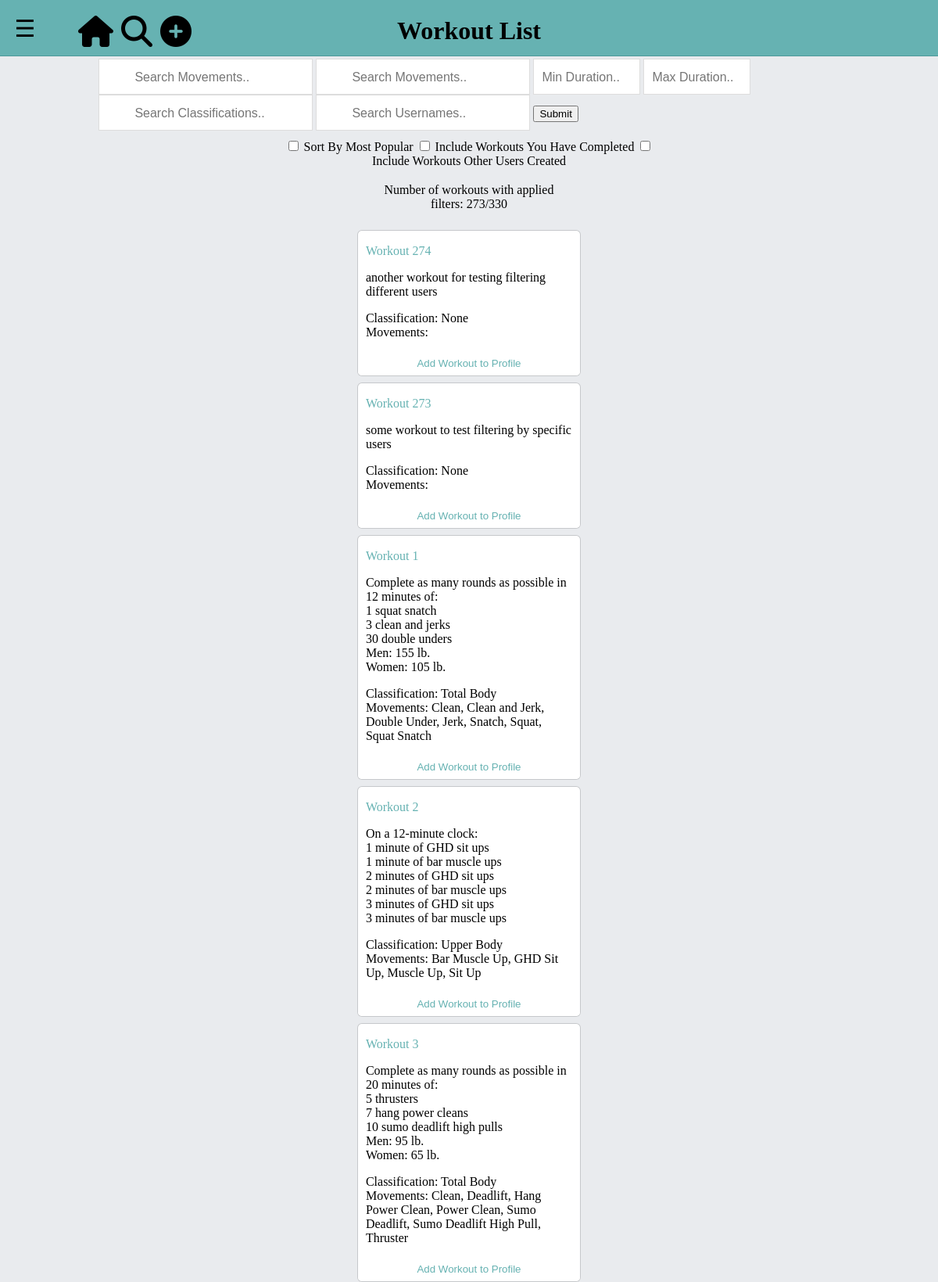
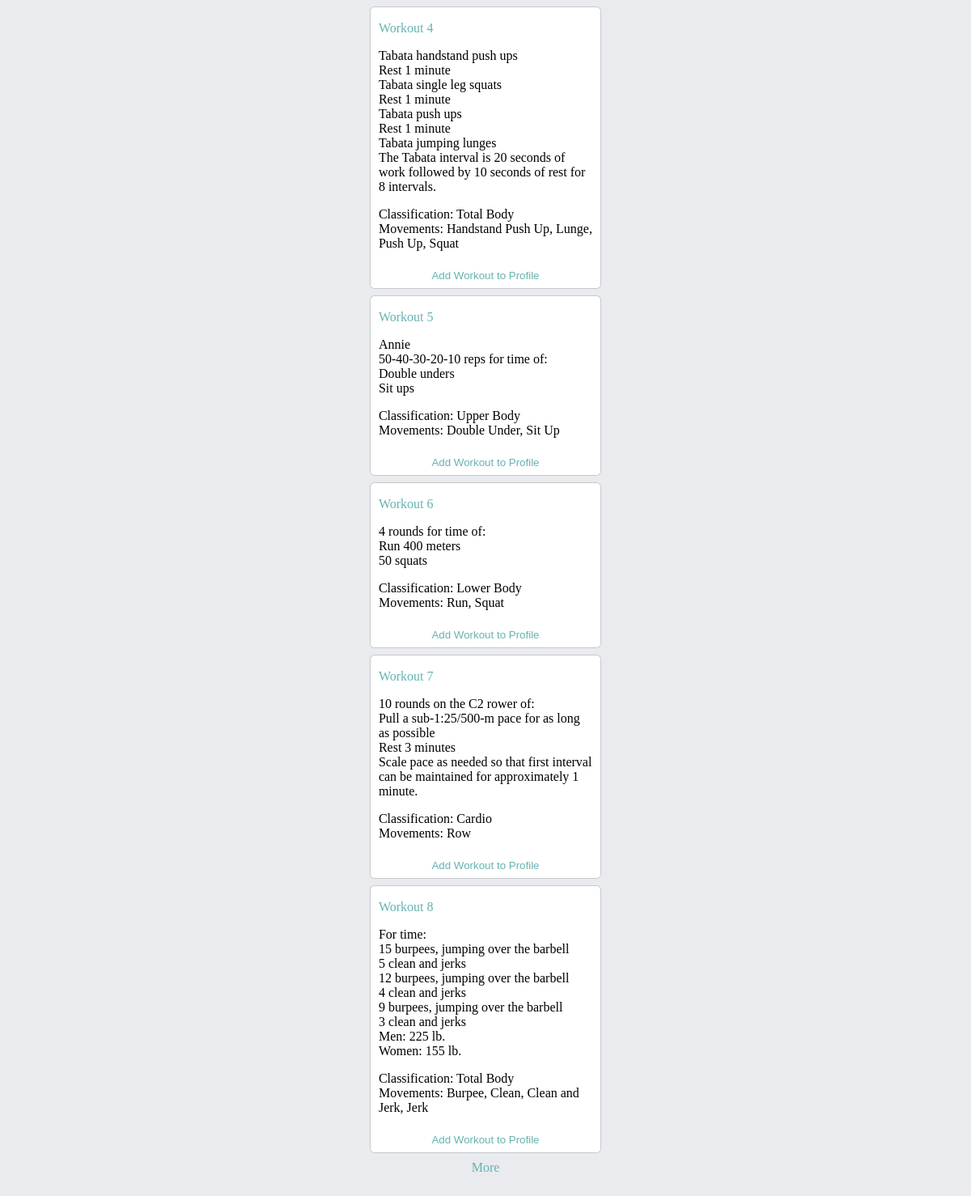
The page /metcons/workouts/ (signed in) on the database its author committed (2 pictures, top to bottom).
### metcons/models.py (models this page shows, shortened)
class Workout(models.Model):
        date_created = models.DateTimeField(default=timezone.now)
        date_added_to_database = models.DateTimeField(auto_now_add = True)
        number_of_times_completed = models.IntegerField(default=0, verbose_name='Times Completed')
        workout_text = models.TextField(max_length=2000)
        scaling_or_description_text = models.TextField(max_length=4000, blank=True, null=True)
        where_workout_came_from = models.CharField(max_length=200, blank=True)
        estimated_duration_in_seconds = models.IntegerField(default=0, verbose_name='Duration (sec)', null=True, blank=True)
        created_by_user = models.ForeignKey(settings.AUTH_USER_MODEL, on_delete=models.SET_NULL, null=True)
        gender_choices = [
                ('M', 'Male'),
                ('F', 'Female'),
                ('B', 'Both'),
                ]
        gender = models.CharField(max_length=1, blank=True, null=True, choices = gender_choices, default='B',
                                  help_text='Is this workout applicable for both Males and Females or only one?')
        movements = models.ManyToManyField(Movement, blank=True)
        classification = models.ForeignKey(Classification, default=3, blank=True, null=True, on_delete=models.SET_NULL)
        def is_general_workout(self):
                return True
        def number_of_instances(self):
                count = WorkoutInstance.objects.filter(workout=self).count()
                return count
        number_of_instances.short_description = 'Instances'
        class Meta:
                ordering = ['-date_created', '-number_of_times_completed', '-id']
        def display_name(self):
                name = "Workout " + str(self.id)
                return name
        display_name.short_description = 'Name'
        def display_movement(self):
                """Create a string for the movement. required to display movements in admin site"""
                return ', '.join(movement.name for movement in self.movements.all()[:3])
        display_movement.short_description = 'Movement'
        def display_classifications_of_movements(self):
                """Create a string for the classification. required to display classificaitons in admin site"""
                return ', '.join(movement.classification.name for movement in self.movements.all()[:3])
        display_classifications_of_movements.short_description = 'Classification of Individual Movements'
        def get_absolute_url(self):
                return reverse('workout-detail', args=[str(self.id)])

class User(AbstractUser):
        workout_gender_choices = [
                ('M', 'Male'),
                ('F', 'Female'),
                ('B', 'Both'),
                ]
        user_gender_choices = [
                ('M', 'Male'),
                ('F', 'Female'),
                ]
        workout_default_gender = models.CharField(max_length=1, blank=True, null=True, choices = workout_gender_choices, default='B',
                                  help_text='This is the default gender that workouts you create will be tagged for. Can be changed on workout creation.')
        user_gender = models.CharField(max_length=1, blank=True, null=True, choices=user_gender_choices)
        privacy_choices = [
                ('Y', 'Private'),
                ('N', 'Public'),
                ]
        workout_default_privacy = models.CharField(max_length=1, blank=True, null=True, choices=privacy_choices, default='N')
        user_profile_privacy = models.CharField(max_length=1, blank=True, null=True, choices=privacy_choices, default='N')
        is_athlete = models.BooleanField(default=False)
        is_coach = models.BooleanField(default=False)
        is_gym_owner = models.BooleanField(default=False)

class Classification(models.Model):
        classification_types = (
            ('Upper Body', 'Upper Body'),
            ('Lower Body', 'Lower Body'),
            ('Total Body', 'Total Body'),
            ('Cardio', 'Cardio'),
	    ('Core', 'Core'),
            )
        name = models.CharField(max_length=20,
                                choices = classification_types,
                                null=True,
                                blank=True,
                                default='Total Body',
                                help_text='Is this movement upper, lower, total body or cardio?'
                                )
        def __str__(self):
            if self.name:
                return self.name

class Movement(models.Model):
	name = models.CharField(max_length=200)
	classification = models.ForeignKey(Classification, default=3, on_delete=models.CASCADE)
	class Meta:
		ordering = ['name']
	def __str__(self):
		return self.name

### metcons/views.py (the view, shortened to what this page needs)
# urls.py: path('workouts/', views.workoutlistview, name='workouts'),
def workoutlistview(request):
    object_list = Workout.objects.all()
    query1 = request.GET.getlist('q')
    query2 = request.GET.get('z')
    query3 = request.GET.get('x')
    query4 = request.GET.get('y')
    query5 = request.GET.get('t')
    query6 = request.GET.get('s')
    query7 = request.GET.get('f')
    query8 = request.GET.get('h')
    filter_list = []
    if User.objects.filter(username = request.user.username).exists():
        if query3:
            query3 = int(query3) * 60
        if query4:
            query4 = int(query4) * 60
        if query2:
            if query2.islower():
                query2 = query2.title()
            object_list = object_list.filter(classification__name = query2)
            filter_list.append(query2)
        if query3:
            object_list = object_list.filter(estimated_duration_in_seconds__gte=query3)
            filter_detail = 'Min Duration of ' + str((int(int(query3) / 60))) + 'mins'
            filter_list.append(filter_detail)
        if query4:
            object_list = object_list.filter(estimated_duration_in_seconds__lte=query4,
                                             estimated_duration_in_seconds__gt=0)
            filter_detail = 'Max Duration of ' + str((int(int(query4) / 60))) + 'mins'
            filter_list.append(filter_detail)
        if query5:
            object_list = object_list.order_by('-number_of_times_completed')
            filter_list.append('Sorted By Popularity')
        if not query6:
            current_users_completed_instances = WorkoutInstance.objects.filter(current_user=request.user, dates_workout_completed__isnull=False)
            object_list = object_list.exclude(workoutinstance__id__in=current_users_completed_instances)
        else:
            filter_list.append('Including Workouts You Completed')
        if query8:
            query7 = 'on'
            object_list = object_list.filter(workoutinstance__current_user__username = query8)
            filter_detail = 'Showing Only Workouts Of ' + query8
            filter_list.append(filter_detail)
        if not query7:
            object_list = object_list.exclude(~Q(created_by_user=request.user),
                                              where_workout_came_from='Gym Owner Created').exclude(
                                                  ~Q(created_by_user=request.user),
                                                  where_workout_came_from='Coach Created').exclude(
                                                      ~Q(created_by_user=request.user),
                                                      where_workout_came_from='Athlete Created')
        else:
            filter_list.append('Including Workouts Other Users Created')
    paginator = Paginator(object_list, 10)
    page = request.GET.get('page', 1)
    workout_list = paginator.page(page)
    context = {
        'workout_list': workout_list,
        'num_workouts_filtered': object_list.count(),
        'movement_list': Movement.objects.all(),
        'classification_list': Classification.objects.all(),
        'most_recent_workouts': Workout.objects.exclude(where_workout_came_from='Gym Owner Created').exclude(
            where_workout_came_from='Coach Created').exclude(where_workout_came_from='Athlete Created').order_by('-date_created')[:10],
        'num_workouts_total': Workout.objects.all().count(),
        'filter_list': filter_list,
        }
    return render(request, 'metcons/workout_list.html', context = context)

### metcons/templatetags/getlistasparam.py (called while the page is built)
@register.filter
def get_list(dictionary, key):
    return dictionary.getlist(key)

### metcons/templates/metcons/workout_list.html (shortened to what this page needs)
{% extends "base_generic.html" %}
{% block extra_css %}
	{% load static %}
	<link rel="stylesheet" href="{% static 'css/workout_list.css' %}">
{% endblock %}
{% block content %}
	<h1>Workout List</h1>
	{% if user.is_authenticated %}
		<div class="dropdown centered">
			<form method='GET'>
				<input type="text" class = "textinput" placeholder="Search Movements.."  name="q" id="myMovementInput">
				<input type="text" class = "textinput" placeholder="Search Movements.."  name="q" id="myMovementInput2">
				<input type="number" class="durationinput" placeholder="Min Duration.." name="x" id="minDurationInput">
				<input type="number" class="durationinput" placeholder="Max Duration.." name="y" id="maxDurationInput">
				<input type="text" class = "textinput" placeholder="Search Classifications.."  name="z" id="myClassificationInput">
				<input type="text" class = "textinput" placeholder="Search Usernames.."  name="h" id="myUsernameInput">
				<input type='submit' class='button' id='filtersubmitbutton'>
				<div class="checkboxinputs">
					<br /><input type="checkbox" class="checkboxinput" name="t" id="popularitycheckbox">
					<label for="popularitycheckbox">Sort By Most Popular</label>
					<input type="checkbox" class="checkboxinput" name="s" id="include_completed_checkbox">
					<label for="include_completed_checkbox">Include Workouts You Have Completed</label>
					<input type="checkbox" class="checkboxinput" name="f" id="include_user_created_checkbox">
					<label for="include_user_created_checkbox">Include Workouts Other Users Created</label>
				</div>
			</form>
		</div>
		{% if workout_list %}
			<div class="filter_text"><p>Number of workouts with applied filters: {{ num_workouts_filtered }}/{{ num_workouts_total }}</div>
			<div class="tabContentReplacement">
				<div class="listedWorkouts">
					<div class="infinite-container">
						{% for workout in workout_list %}
							<div class="infinite-item">
								<div class="workoutContent">
									<p><a class="workout_display_name" href="{{ workout.get_absolute_url }}">{{ workout.display_name }}</a>
									{% if workout.is_general_workout %}
										<br />{{ workout.workout_text|linebreaks }}</p>
										<p>Classification: {{ workout.classification }}
										<br />Movements: {% for movement in workout.movements.all %} {{ movement }}{% if not forloop.last %}, {% endif %}{% endfor %}</p>
									{% endif %}
									<form class="post_workout_form" method='POST'>
										<input type="submit" class='input_submit{% if user.is_coach or user.is_gym_owner %} left_and_right_input_submit left_submit{% endif %}' value="Add Workout to Profile" name="add_workout_to_profile">
									</form>
								</div>
							</div>
						{% endfor %}
					</div>
					<div class="center_stuff">
						{% if workout_list.has_next %}
							<a class="infinite-more-link" href="?page={{ workout_list.next_page_number }}{% load getlistasparam %}">More</a>
						{% endif %}
					</div>
				</div>
			</div>
		{% else %}
			<div class="filter_text"><p>There are no workouts in the database with all of the following filters: {% for i in filter_list %}{{i}}{% if not forloop.last %}, {% endif %}{% endfor %}.</p></div>
		{% endif %}
	{% endif %}
{% endblock %}
{% block extra_js %}
	{% load static %}
{% endblock %}

### metcons/static/css/base_generic.css (style rules this page uses)
html { background-color: #e9ebee; overflow-y: scroll; }
h1 { text-align: center; left: 30%; top: 0; position: fixed; z-index: 9; width: 40%; }
.input_submit { width: 100%; height: 30px; background-color: white; color: #66b2b2; cursor: pointer; border: none; border-radius: 0px 0px 5px 5px; }
.center_stuff { position: relative; width: 100%; text-align: center; }
.tabContentReplacement { border-top: none; left: 10%; top: 5px; position: relative; z-index: 1; width: 80%; margin-bottom: 50px; }
.workoutContent { background-color: white; border-radius: 5px; padding-top: 1px; padding-bottom: 0px; margin-top: 10px; margin-bottom: 10px; width: 100%; box-shadow: 0 0 0 1px rgba(0,0,0,.15); position: relative; }
.workoutContent p, .workoutContent h3 { position: relative; left: 10px; margin-right: 20px; }
.listedWorkouts { background-color: transparent; width: 30%; left: 35%; position: relative; border-radius: 5px; }
.workout_display_name { text-decoration: none; color: #66b2b2; }
.infinite-more-link { color: #66b2b2; text-decoration: none; }

### metcons/static/css/workout_list.css (style rules this page uses)
.textinput { border-box: box-sizing; background-position: 14px 12px; background-repeat: no-repeat; font-size: 16px; padding: 14px 20px 12px 45px; border: 1px solid #ddd; border-bottom: 1px solid #ddd; }
.durationinput { border-box: box-sizing; background-position: 14px 12px; background-repeat: no-repeat; font-size: 16px; padding: 14px 0px 12px 10px; border: 1px solid #ddd; border-bottom: 1px solid #ddd; width: 125px; }
.centered { width: 80%; left: 10%; top: 5px; }
.checkboxinputs { position: relative; top: -8px; width: 50%; left: 25%; text-align: center; }
.filter_text { position: relative; width: 20%; left: 40%; text-align: center; }
.dropdown { position: relative; display: inline-block; }
#filtersubmitbutton { display: inline-block; }
.post_workout_form { display: inline; }
.workout_display_name { display: inline; }

### rows shown on the page
Workout: display_name "Workout 274", workout_text "another workout for testing filtering different users", classification "None"
User: add_workout_to_profile "Add Workout to Profile"
Workout: display_name "Workout 273", workout_text "some workout to test filtering by specific users", classification "None"
Workout: display_name "Workout 1", workout_text "Complete as many rounds as possible in 12 minutes of: 1 squat snatch 3 clean and jerks 30 double unders Men: 155 lb. Women: 105 lb.", classification "Total Body"
Movement: name "Clean"
Movement: name "Clean and Jerk"
Movement: name "Double Under"
Movement: name "Jerk"
Movement: name "Snatch"
Movement: name "Squat"
Movement: name "Squat Snatch"
Workout: display_name "Workout 2", workout_text "On a 12-minute clock: 1 minute of GHD sit ups 1 minute of bar muscle ups 2 minutes of GHD sit ups 2 minutes of bar muscle ups 3 minutes of GHD sit ups 3 minutes of bar muscle ups", classification "Upper Body"
Movement: name "Bar Muscle Up"
Movement: name "GHD Sit Up"
Movement: name "Muscle Up"
Movement: name "Sit Up"
Workout: display_name "Workout 3", workout_text "Complete as many rounds as possible in 20 minutes of: 5 thrusters 7 hang power cleans 10 sumo deadlift high pulls Men: 95 lb. Women: 65 lb.", classification "Total Body"
Movement: name "Deadlift"
Movement: name "Hang Power Clean"
Movement: name "Power Clean"
Movement: name "Sumo Deadlift"
Movement: name "Sumo Deadlift High Pull"
Movement: name "Thruster"
Workout: display_name "Workout 4", workout_text "Tabata handstand push ups Rest 1 minute Tabata single leg squats Rest 1 minute Tabata push ups Rest 1 minute Tabata jumping lunges The Tabata interval is 20 seconds of work followed by 10 seconds of rest for 8 intervals.", classification "Total Body"
Movement: name "Handstand Push Up"
Movement: name "Lunge"
Movement: name "Push Up"
Workout: display_name "Workout 5", workout_text "Annie 50-40-30-20-10 reps for time of: Double unders Sit ups", classification "Upper Body"
Workout: display_name "Workout 6", workout_text "4 rounds for time of: Run 400 meters 50 squats", classification "Lower Body"
Movement: name "Run"
Workout: display_name "Workout 7", workout_text "10 rounds on the C2 rower of: Pull a sub-1:25/500-m pace for as long as possible Rest 3 minutes Scale pace as needed so that first interval can be maintained for approximately 1 minute.", classification "Cardio"
Movement: name "Row"
Workout: display_name "Workout 8", workout_text "For time: 15 burpees, jumping over the barbell 5 clean and jerks 12 burpees, jumping over the barbell 4 clean and jerks 9 burpees, jumping over the barbell 3 clean and jerks Men: 225 lb. Women: 155 lb.", classification "Total Body"
Movement: name "Burpee"

### other values the page prints
{{ num_workouts_filtered }} "273"
{{ num_workouts_total }} "330"
